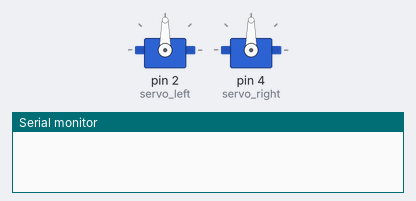
A sketch run on a simulated Arduino Mega 2560, built with avr-gcc and run on an emulated ATmega2560. On the bench: 2 × servo, the last lines printed to the serial monitor. The ROS host is connected and sends only what is stated.

Above: at 0.1 s.
At 0.6 s:
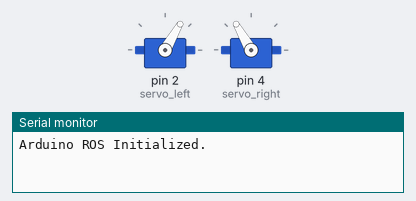
Timing chart, 0 to 2.1 s (numbered marks = the images above):
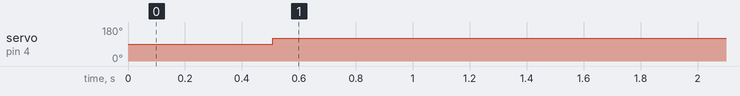

The sketch:

alice.ino
```cpp
#include <Servo.h>
#include <ros.h>
#include <std_msgs/Int16MultiArray.h>
#include <std_msgs/Bool.h>
#define tx_enable 3
#define SN74LV_TX \
  digitalWrite(tx_enable, HIGH); \
  delayMicroseconds(10);
#define SN74LV_RX \
  digitalWrite(tx_enable, LOW); \
  delayMicroseconds(10);


Servo servo_left;
Servo servo_right;
byte gbpTxBuffer[128];
byte gbpTxBuffer_ax[128];
byte gbpParameter[128];


int speed = 300;
int init_angle[6] = { 300, 90, 100, 100, 150, 90 };  //1, 2, 3, 45, wrist, servo

int init_PLA_left_angle[4] = { 100, 130, 130, 100 };   //1, 2, 3, 45
int init_PLA_right_angle[4] = { 100, 130, 130, 100 };  //1, 2, 3, 45

int init_TPU_left_angle[4] = { 100, 120, 140, 110 };   //1, 2, 3, 45
int init_TPU_right_angle[4] = { 100, 140, 140, 110 };  //1, 2, 3, 45

int position_set[12] = { 1,1,1,1,1,1,
                         1,1,1,1,1,1
                        };

char bt_data = 0;

//  TxPacket (ID_number,0x06,0);
//  0xff 0xff 0x00 0x02 0x06
byte TxPacket(byte bID, byte blnstruction, byte bParameterLength) {
  byte bCount, bCheckSum, bPacketLength;
  gbpTxBuffer[0] = 0xff;                  //패킷의 시작을 알리는 신호
  gbpTxBuffer[1] = 0xff;                  //패킷의 시작을 알리는 신호
  gbpTxBuffer[2] = bID;                   //ID
  gbpTxBuffer[3] = bParameterLength + 2;  //패킷의 길이  Instruction(1) + Parameter0(1) + ParameterN(N) Parameter 개수(N) + 2
  gbpTxBuffer[4] = blnstruction;          //Dynamixel에게 수행하라고 지시하는 명령.

  for (bCount = 0; bCount < bParameterLength; bCount++)  //Put gbpParameter Value in gbpTxBuffer
  {
    gbpTxBuffer[bCount + 5] = gbpParameter[bCount];
  }
  bCheckSum = 0;
  bPacketLength = bParameterLength + 6;                   //StartByte(2) + IDByte(1) + LengthByte(1) + Instruction(1) + Parameter(N)+Checksum(1)
  for (bCount = 2; bCount < bPacketLength - 1; bCount++)  //StartByte 제외, Parameter0 포함, CheckSum 계산
  {
    bCheckSum += gbpTxBuffer[bCount];
  }
  gbpTxBuffer[bCount] = ~bCheckSum;  // Check Sum = ~( ID + Length + Instruction + Parameter1 + … Parameter N )

  for (bCount = 0; bCount < bPacketLength; bCount++)  //uart통신 Packet 전송
  {
    Serial1.write(gbpTxBuffer[bCount]);
  }
  Serial1.flush();
}

void id_set(unsigned int ID_number) {
  gbpParameter[0] = 0x03;  //ID address
  gbpParameter[1] = ID_number;
  TxPacket(0xFE, 0x03, 2);
}

void baud_set(unsigned int borate) {
  gbpParameter[0] = 0x04;  //Baud Rate Address
  gbpParameter[1] = borate;

  TxPacket(0xFE, 0x03, 2);  //모터 전체 , 0X03명령 , 길이
}
void mode_set(unsigned int mode) {  //이 함수 안쓰는거 같은데;
  //mode:0 서보제어, mode:1 바퀴 //
  if (mode == 0) {
    gbpParameter[0] = 0x06;                         //Angle Limit Address?????????????????????????????????
    gbpParameter[1] = (unsigned char)(0x00);        //CW Angle Limit(L)
    gbpParameter[2] = (unsigned char)(0x00 >> 8);   //CW Angle Limit(H)
    gbpParameter[3] = (unsigned char)(0x3FF);       //CCW Angle Limit(L)
    gbpParameter[4] = (unsigned char)(0x3FF >> 8);  //CCW Angle Limit(H)
    TxPacket(0xFE, 0x03, 5);
  } else if (mode == 1) {
    gbpParameter[0] = 0x06;                        //Angle Limit Address
    gbpParameter[1] = (unsigned char)(0x00);       //CW Angle Limit(L)
    gbpParameter[2] = (unsigned char)(0x00 >> 8);  //CW Angle Limit(H)
    gbpParameter[3] = (unsigned char)(0x00);       //CCW Angle Limit(L)
    gbpParameter[4] = (unsigned char)(0x00 >> 8);  //CCW Angle Limit(H)
    TxPacket(0xFE, 0x03, 5);
  }
}

byte dynamixel_position(unsigned int p_number, unsigned int ID_number)  //모터 위치값,모터 ID값
{
  unsigned int position = 3.41 * p_number;           //Change 0~300 to 0~1023
  gbpParameter[0] = 0x1E;                            //goal position(L) address
  gbpParameter[1] = (unsigned char)(position);       //Writing Data  , goal position(L)
  gbpParameter[2] = (unsigned char)(position >> 8);  //goal position(H)
  TxPacket(ID_number, 0x03, 3);                      // , 0x03명령, 길이
}


void ax_motor_left(unsigned int speed_1, unsigned int p_num_1, unsigned int speed_2,
                   unsigned int p_num_2, unsigned int speed_3, unsigned int p_num_3, unsigned int speed_4,
                   unsigned int p_num_4, unsigned int speed_5, unsigned int p_num_5) {
  byte bCheckSum = 0;
  unsigned int motor_speed[5] = { 3.41 * speed_1, 3.41 * speed_2, 3.41 * speed_3, 3.41 * speed_4, 3.41 * speed_5 };
  unsigned int motor_angle[5] = { 3.41 * p_num_1, 3.41 * p_num_2, 3.41 * p_num_3, 3.41 * p_num_4, 3.41 * p_num_5 };

  ///AX-12
  gbpTxBuffer_ax[0] = 0xFF;
  gbpTxBuffer_ax[1] = 0xFF;  //시작
  gbpTxBuffer_ax[2] = 0xFE;  //ID (0xFE : 전체 모터 대상)

  gbpTxBuffer_ax[3] = ((4 + 1) * 5) + 4;  //길이 (L:Dynamixel별 Data Length, N:Dynamixel의 개수)

  gbpTxBuffer_ax[4] = 0x83;  //명령

  gbpTxBuffer_ax[5] = 0x1E;  //Data를 쓰고자 하는 곳의 시작 Address
  gbpTxBuffer_ax[6] = 4;     //길이: Dynamixel별 Data Length

  gbpTxBuffer_ax[7] = 0x01;                                   //ID
  gbpTxBuffer_ax[8] = (unsigned char)(motor_angle[0]);        //0x04 goal position(L)
  gbpTxBuffer_ax[9] = (unsigned char)(motor_angle[0] >> 8);   //0x04 goal position(H)
  gbpTxBuffer_ax[10] = (unsigned char)(motor_speed[0]);       //0x04 goal Speed(L)
  gbpTxBuffer_ax[11] = (unsigned char)(motor_speed[0] >> 8);  //0x04 goal Speed(H)

  gbpTxBuffer_ax[12] = 0x02;                                  //ID
  gbpTxBuffer_ax[13] = (unsigned char)(motor_angle[1]);       //0x05 goal position(L)
  gbpTxBuffer_ax[14] = (unsigned char)(motor_angle[1] >> 8);  //0x05 goal position(H)
  gbpTxBuffer_ax[15] = (unsigned char)(motor_speed[1]);       //0x05 goal Speed(L)
  gbpTxBuffer_ax[16] = (unsigned char)(motor_speed[1] >> 8);  //0x05 goal Speed(H)

  gbpTxBuffer_ax[17] = 0x03;                                  //ID
  gbpTxBuffer_ax[18] = (unsigned char)(motor_angle[2]);       //0x05 goal position(L)
  gbpTxBuffer_ax[19] = (unsigned char)(motor_angle[2] >> 8);  //0x05 goal position(H)
  gbpTxBuffer_ax[20] = (unsigned char)(motor_speed[2]);       //0x05 goal Speed(L)
  gbpTxBuffer_ax[21] = (unsigned char)(motor_speed[2] >> 8);  //0x05 goal Speed(H)

  gbpTxBuffer_ax[22] = 0x04;                                  //ID
  gbpTxBuffer_ax[23] = (unsigned char)(motor_angle[3]);       //0x05 goal position(L)
  gbpTxBuffer_ax[24] = (unsigned char)(motor_angle[3] >> 8);  //0x05 goal position(H)
  gbpTxBuffer_ax[25] = (unsigned char)(motor_speed[3]);       //0x05 goal Speed(L)
  gbpTxBuffer_ax[26] = (unsigned char)(motor_speed[3] >> 8);  //0x05 goal Speed(H)

  gbpTxBuffer_ax[27] = 0x05;                                  //ID
  gbpTxBuffer_ax[28] = (unsigned char)(motor_angle[4]);       //0x05 goal position(L)
  gbpTxBuffer_ax[29] = (unsigned char)(motor_angle[4] >> 8);  //0x05 goal position(H)
  gbpTxBuffer_ax[30] = (unsigned char)(motor_speed[4]);       //0x05 goal Speed(L)
  gbpTxBuffer_ax[31] = (unsigned char)(motor_speed[4] >> 8);  //0x05 goal Speed(H)

  bCheckSum = 0;

  for (int bCount = 2; bCount <= 31; bCount++) {
    bCheckSum += gbpTxBuffer_ax[bCount];
  }
  gbpTxBuffer_ax[32] = ~bCheckSum;
  SN74LV_TX
  for (int i = 0; i < 10; i++) {
    for (int bCount = 0; bCount <= 32; bCount++)  //uart통신 Packet 전송
    {
      Serial1.write(gbpTxBuffer_ax[bCount]);
    }
    Serial1.flush();
  }
  SN74LV_RX
}

void ax_motor_right(unsigned int speed_1, unsigned int p_num_1, unsigned int speed_2, unsigned int p_num_2, unsigned int speed_3, unsigned int p_num_3, unsigned int speed_4, unsigned int p_num_4, unsigned int speed_5, unsigned int p_num_5) {
  byte bCheckSum = 0;
  unsigned int motor_speed[5] = { 3.41 * speed_1, 3.41 * speed_2, 3.41 * speed_3, 3.41 * speed_4, 3.41 * speed_5 };
  unsigned int motor_angle[5] = { 3.41 * p_num_1, 3.41 * p_num_2, 3.41 * p_num_3, 3.41 * p_num_4, 3.41 * p_num_5 };

  ///AX-12
  gbpTxBuffer_ax[0] = 0xFF;
  gbpTxBuffer_ax[1] = 0xFF;  //시작
  gbpTxBuffer_ax[2] = 0xFE;  //ID

  gbpTxBuffer_ax[3] = ((4 + 1) * 5) + 4;  //길이 (L:Dynamixel별 Data Length, N:Dynamixel의 개수)

  gbpTxBuffer_ax[4] = 0x83;  //명령

  gbpTxBuffer_ax[5] = 0x1E;  //
  // Data를 쓰고자 하는 곳의 시작 Address (Goal Position으로 할거니까)-AX-12A Control table 참고
  gbpTxBuffer_ax[6] = 4;  //길이: Dynamixel별 Data Length

  gbpTxBuffer_ax[7] = 0x06;                                   //ID
  gbpTxBuffer_ax[8] = (unsigned char)(motor_angle[0]);        //0x04 goal position(L)
  gbpTxBuffer_ax[9] = (unsigned char)(motor_angle[0] >> 8);   //0x04 goal position(H)
  gbpTxBuffer_ax[10] = (unsigned char)(motor_speed[0]);       //0x04 goal Speed(L)
  gbpTxBuffer_ax[11] = (unsigned char)(motor_speed[0] >> 8);  //0x04 goal Speed(H)

  gbpTxBuffer_ax[12] = 0x07;                                  //ID
  gbpTxBuffer_ax[13] = (unsigned char)(motor_angle[1]);       //0x05 goal position(L)
  gbpTxBuffer_ax[14] = (unsigned char)(motor_angle[1] >> 8);  //0x05 goal position(H)
  gbpTxBuffer_ax[15] = (unsigned char)(motor_speed[1]);       //0x05 goal Speed(L)
  gbpTxBuffer_ax[16] = (unsigned char)(motor_speed[1] >> 8);  //0x05 goal Speed(H)

  gbpTxBuffer_ax[17] = 0x08;                                  //ID
  gbpTxBuffer_ax[18] = (unsigned char)(motor_angle[2]);       //0x05 goal position(L)
  gbpTxBuffer_ax[19] = (unsigned char)(motor_angle[2] >> 8);  //0x05 goal position(H)
  gbpTxBuffer_ax[20] = (unsigned char)(motor_speed[2]);       //0x05 goal Speed(L)
  gbpTxBuffer_ax[21] = (unsigned char)(motor_speed[2] >> 8);  //0x05 goal Speed(H)

  gbpTxBuffer_ax[22] = 0x09;                                  //ID
  gbpTxBuffer_ax[23] = (unsigned char)(motor_angle[3]);       //0x05 goal position(L)
  gbpTxBuffer_ax[24] = (unsigned char)(motor_angle[3] >> 8);  //0x05 goal position(H)
  gbpTxBuffer_ax[25] = (unsigned char)(motor_speed[3]);       //0x05 goal Speed(L)
  gbpTxBuffer_ax[26] = (unsigned char)(motor_speed[3] >> 8);  //0x05 goal Speed(H)

  gbpTxBuffer_ax[27] = 0x10;                                  //ID
  gbpTxBuffer_ax[28] = (unsigned char)(motor_angle[4]);       //0x05 goal position(L)
  gbpTxBuffer_ax[29] = (unsigned char)(motor_angle[4] >> 8);  //0x05 goal position(H)
  gbpTxBuffer_ax[30] = (unsigned char)(motor_speed[4]);       //0x05 goal Speed(L)
  gbpTxBuffer_ax[31] = (unsigned char)(motor_speed[4] >> 8);  //0x05 goal Speed(H)

  bCheckSum = 0;
  for (int bCount = 2; bCount <= 31; bCount++) {
    bCheckSum += gbpTxBuffer_ax[bCount];
  }
  gbpTxBuffer_ax[32] = ~bCheckSum;
  SN74LV_TX
  for (int i = 0; i < 10; i++) {
    for (int bCount = 0; bCount <= 32; bCount++)  //uart통신 Packet 전송
    {
      Serial1.write(gbpTxBuffer_ax[bCount]);
    }
    Serial1.flush();
  }
  SN74LV_RX
}


void ax_init_angle_test() {
  ax_motor_left(300, 300,
                300, 90,
                300, 100,
                300, 100,
                300, 150);
  ax_motor_right(300, 300,
                 300, 90,
                 300, 100,
                 300, 100,
                 300, 150);
  servo_left.write(90);
  servo_right.write(90);
  delay(3000);

  ax_motor_left(300, 220,
                300, 190,
                300, 200,
                300, 200,
                300, 150);
  ax_motor_right(300, 220,
                 300, 190,
                 300, 200,
                 300, 200,
                 300, 150);
  delay(1000);
  ax_motor_left(300, 220,
                300, 190,
                300, 200,
                300, 200,
                300, 100);
  ax_motor_right(300, 220,
                 300, 190,
                 300, 200,
                 300, 200,
                 300, 100);
  delay(1000);
  ax_motor_left(300, 220,
                300, 190,
                300, 200,
                300, 200,
                300, 150);
  ax_motor_right(300, 220,
                 300, 190,
                 300, 200,
                 300, 200,
                 300, 150);
  delay(1000);
}

void clamp(int *value) {
  if (*value < 0) {
    *value = 0;
  } else if (*value > 5) {
    *value = 5;
  }
}
void handle(int left_1, int left_2, int left_3, int left_45, int left_wrist, int left_servo,
            int right_1, int right_2, int right_3, int right_45, int right_wrist, int right_servo) {

  clamp(&left_1);
  clamp(&left_2);
  clamp(&left_3);
  clamp(&left_45);
  clamp(&left_wrist);
  clamp(&left_servo);
  clamp(&right_1);
  clamp(&right_2);
  clamp(&right_3);
  clamp(&right_45);
  clamp(&right_wrist);
  clamp(&right_servo);


  ax_motor_left(speed, init_angle[0] - (init_TPU_left_angle[0] / 5) * left_1,
                speed, init_angle[1] + (init_TPU_left_angle[1] / 5) * left_2,
                speed, init_angle[2] + (init_TPU_left_angle[2] / 5) * left_3,
                speed, init_angle[3] + (init_TPU_left_angle[3] / 5) * left_45,
                speed, init_angle[4] - (90 / 5) * left_wrist);  //안쪽으로 돌면 ++, 바깥쪽으로돌면 --
  servo_left.write(init_angle[5] - (50 / 5) * left_servo);      //추가예정


  ax_motor_right(speed, init_angle[0] - (init_TPU_right_angle[1] / 5) * right_2,
                 speed, init_angle[1] + (init_TPU_right_angle[0] / 5) * right_1,
                 speed, init_angle[2] + (init_TPU_right_angle[3] / 5) * right_45,
                 speed, init_angle[3] + (init_TPU_right_angle[2] / 5) * right_3,
                 speed, init_angle[4] + (90 / 5) * right_wrist);  //안쪽으로 돌면 ++, 바깥쪽으로돌면 --
  servo_right.write(init_angle[5] + (50 / 5) * right_servo);      //추가예정


}

void handle_ros(int position[12]) {
  for (int i = 0; i < 12; i++) {
    clamp(&position[i]);
  }

  ax_motor_left(speed, init_angle[0] - (init_TPU_left_angle[0] / 5) * position[0],
                speed, init_angle[1] + (init_TPU_left_angle[1] / 5) * position[1],
                speed, init_angle[2] + (init_TPU_left_angle[2] / 5) * position[2],
                speed, init_angle[3] + (init_TPU_left_angle[3] / 5) * position[3],
                speed, init_angle[4] - (90 / 5) * position[4]);

  servo_left.write(init_angle[5] - (50 / 5) * position[5]);

  ax_motor_right(speed, init_angle[0] - (init_TPU_right_angle[1] / 5) * position[7],
                 speed, init_angle[1] + (init_TPU_right_angle[0] / 5) * position[6],
                 speed, init_angle[2] + (init_TPU_right_angle[3] / 5) * position[9],
                 speed, init_angle[3] + (init_TPU_right_angle[2] / 5) * position[8],
                 speed, init_angle[4] + (90 / 5) * position[10]);

  servo_right.write(init_angle[5] + (50 / 5) * position[11]);
}
//////////////////////////////////////////////
// 콜백이 호출되었는지 확인하는 플래그
volatile bool position_updated = false;


// ROS 노드 생성
ros::NodeHandle nh;

// XM430 모터 위치 수신 콜백
void positionCallback(const std_msgs::Int16MultiArray &msg) {
  if (msg.data_length != 12) return;

  for (int i = 0; i < 12; i++) {
    position_set[i] = msg.data[i];
  }

  position_updated = true;  // 위치가 업데이트됨을 표시
  publishMotorPosition();
  handle_ros(position_set);
}
// 모터 위치 요청 콜백
void requestPositionCallback(const std_msgs::Int16MultiArray &msg) {
  publishMotorPosition();
}

ros::Subscriber<std_msgs::Int16MultiArray> position_sub("motor_position_cmd", positionCallback);
ros::Subscriber<std_msgs::Int16MultiArray> position_request_sub("motor_position_request", requestPositionCallback);

std_msgs::Int16MultiArray motor_position_msg;
ros::Publisher motor_position_pub("motor_position_fb", &motor_position_msg);


// 모터 위치 퍼블리시 함수
void publishMotorPosition() {
  motor_position_msg.data_length = 12;
  motor_position_msg.data = position_set;
  motor_position_pub.publish(&motor_position_msg);
}


void setup() {
  // servo1.attach(6);
  // servo.write(90);
  pinMode(tx_enable, OUTPUT);
  servo_left.attach(2);   //left
  servo_right.attach(4);  // right

  servo_left.write(init_angle[5]);
  servo_right.write(init_angle[5]);

  Serial.begin(57600); // ROS SERIAL

  Serial1.begin(1000000, SERIAL_8N1);
  Serial2.begin(9600);
  delay(500);
  //id_set(0x05);
  //dynamixel_position(290, 0xfe);

  //LEFT:  1, 2, 3, 45, wrist, servo
  //RIGHT: 1, 2, 3, 45, wrist, servo
  handle(0, 0, 0, 0, 3, 3,
         0, 0, 0, 0, 3, 3);  //init 자세


  nh.initNode();

  nh.subscribe(position_sub);
  nh.subscribe(position_request_sub);

  nh.advertise(motor_position_pub);

  Serial.println("Arduino ROS Initialized.");

  publishMotorPosition();
}
/*
unsigned long previousMillis = 0;                              // 이전 시간 저장
int step = 0;                                                  // 현재 단계
const unsigned long intervals[] = { 1000, 4000, 6000, 2000 };  // 각 단계별 시간 간격
/*
ang_mat_11 = [0   2   3   4   5   6     7   8   9   10  11 12   13;    % time
              ssr 0   0   0   0   0     -5  -5  -5  -5  -5  -5  -5;     % sag_sh_l
              ser 130 130 130 130 130   40   40   40   40   40   40   40;    % sag_el_l
              tsr 0   -30  0  -30 0     0   0   0   0   0   0   0;     % tran_sh_l
              ssr 0   0   0   0   0     30  0   30  0   30  0   0;     % sag_sh_r
              ser 130 130 130 130 130   70  70  70  70  70  70 ser];    % sag_el_r
*/

void loop() {

  nh.spinOnce();
  /*
  if (Serial2.available()) {
    bt_data = Serial2.read();
    //Serial.print(bt_data);
  }
  if (bt_data == 'n') {
    handle(0, 0, 0, 0, 3, 3,
           0, 0, 0, 0, 3, 3);  //init 자세
    Serial2.println("stop");
  }
  if (bt_data == 'o') {
    unsigned long currentMillis = millis();  // 현재 시간 확인

    if (currentMillis - previousMillis >= intervals[step]) {
      previousMillis = currentMillis;  // 이전 시간 갱신

      switch (step) {
        case 0:
          Serial2.println("start");
          // 시작 initial 팔목 각도, 손 펴기
          handle(0, 0, 0, 0, 3, 3,
                 0, 0, 0, 0, 3, 3);
          break;

        case 1:
          // 손 흔들때 팔목 각도
          handle(0, 0, 0, 0, 1, 3,
                 0, 0, 0, 0, 1, 3);
          break;

        case 2:
          // 왼팔: initial 팔목 각도, 주먹자세, 오른팔: 악수 팔목 각도, 약간 주먹
          handle(4, 4, 4, 4, 5, 3,
                 4, 4, 4, 4, 5, 3);
          break;

        case 3:
          // 손 펼침
          handle(0, 0, 0, 0, 5, 3,
                 0, 0, 0, 0, 5, 3);
          Serial2.println("end");
          step = -1;  // 모든 단계 완료 후 리셋
          break;
      }

      step++;  // 다음 단계로 이동
    }
  }*/
}
```

Measured:
- by itself, servo on pin 4 (servo_right): 90° → 120° at 0.51 s
